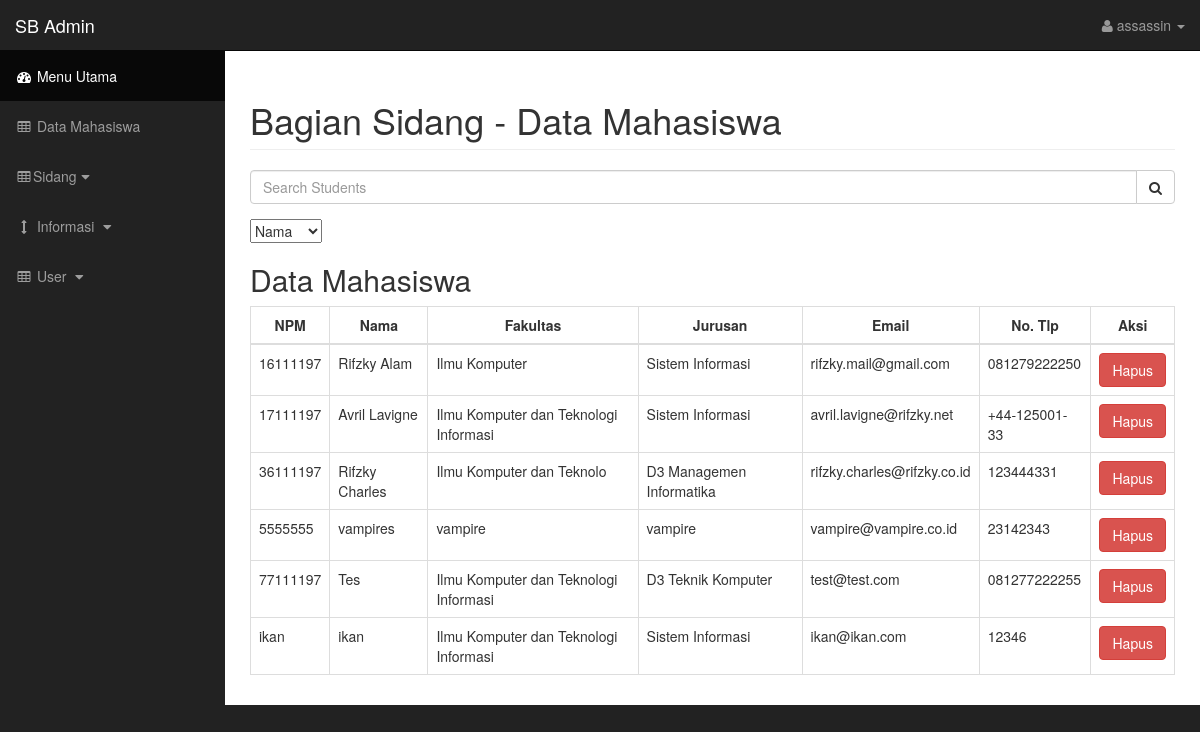
Screenshot of /formadmin/formmhs.php (signed in) with the database file from the repository.
### tables this page shows
CREATE TABLE IF NOT EXISTS `data_mhs` (
  `npm` varchar(8) NOT NULL,
  `nama` varchar(30) NOT NULL,
  `fakultas` varchar(40) NOT NULL,
  `jurusan` varchar(25) NOT NULL,
  `email` varchar(40) NOT NULL,
  `no_tlp` varchar(15) NOT NULL,
  PRIMARY KEY (`npm`)
);

### model/mahasiswa.php (called while the page is built, shortened)
<?php
class mhs{
	public function getAllRecords(){
		$query = "SELECT * FROM data_mhs";
		$datas= array();
		if ($query_run=mysql_query($query)){
			while ($query_row=mysql_fetch_assoc($query_run)) {
			array_push($datas,array($query_row['npm'],$query_row['nama'],$query_row['fakultas'],$query_row['jurusan'],$query_row['email'],$query_row['no_tlp']));
			}
			return $datas;
		}
	}
	}
?>

### formadmin/formmhs.php (the view, shortened to what this page needs)
<!DOCTYPE html>
<html lang="en">
<head>
    <?php include 'links.php';?>
</head>
<body>
    <div id="wrapper">
        <nav class="navbar navbar-inverse navbar-fixed-top" role="navigation">
                <?php include 'topnav.php';?>
                <?php include 'sidebar.php';?>
        </nav>
        <div id="page-wrapper">
            <div class="container-fluid">
                <div class="row">
                    <div class="col-sm-12">
                        <h1 class="page-header">
                            Bagian Sidang - Data Mahasiswa
                        </h1>
                    </div>
                </div>
                <form action=<?php echo "'".$_SERVER['SCRIPT_NAME']."'";?> method='GET'>
                <div class="form-group input-group">
                    <input type="text" class="form-control" placeholder="Search Students" name='id'>
                    <span class="input-group-btn"><button class="btn btn-default" ><i class="fa fa-search"></i></button></span>
                </div>
                        <div>
                            <select name="pilihan">
                            <option value="nama" selected="">Nama</option>
                            </select>
                        </div>
                      </form>
        <div id="cumi" class="row">
                <?php
                include_once '../model/mahasiswa.php';
                $pelajar = new mhs();
                $records= $pelajar->getAllRecords();
                ?>
                <div class="col-lg-12">
                        <h2>Data Mahasiswa</h2>
                        <div class="table-responsive">
                            <table class="table table-bordered table-hover">
                                <thead>
                                    <tr>
                                        <th class="table-header">NPM</th>
                                        <th class="table-header">Nama</th>
                                        <th class="table-header">Fakultas</th>
                                        <th class="table-header">Jurusan</th>
                                        <th class="table-header">Email</th>
                                        <th class="table-header">No. Tlp</th>
                                        <th class="table-header">Aksi</th>
                                    </tr>
                                </thead>
                                <tbody>
                                    <?php
                                    if (isset($_GET['pilihan'])&&$_GET['pilihan']=='npm'&&isset($_GET['id'])&&!empty($_GET['id'])) {
                                        $datas=$pelajar->RecordsByNPM($_GET['id']);
                                        for ($i=0; $i < count($datas) ; $i++) {
                                            echo "<tr>";
                                            for ($j=0; $j < 6 ; $j++) {
                                                echo "<td>".$datas[$i][$j]."</td>";
                                            }
                                            echo "<td><a href='proses.php?tipe=mahasiswa&aksi=1&id=".$records[$i][0]."' class='btn btn-danger'>Hapus</a></td>";
                                            echo "</tr>";
                                        }
                                    }else{
                                        for ($i=0; $i < count($records); $i++) {
                                            echo "<tr>";
                                            for ($atr=0; $atr < 6 ; $atr++) {
                                                echo "<td>".$records[$i][$atr]."</td>";
                                            }
                                            echo "<td><a href='proses.php?tipe=mahasiswa&aksi=1&id=".$records[$i][0]."' class='btn btn-danger'>Hapus</a></td>";
                                            echo "</tr>";
                                        }
                                    }
                                    ?>
                                </tbody>
                            </table>
                        </div>
                </div>
        </div>
        </div>
    </div>
</body>
</html>

### formadmin/css/sb-admin.css (style rules this page uses)
body { margin-top: 100px; background-color: #222; }
@media (min-width:768px) { body { margin-top: 50px; } }
#wrapper { padding-left: 0; }
#page-wrapper { width: 100%; padding: 0; background-color: #fff; }
@media (min-width:768px) { #wrapper { padding-left: 225px; } }
@media (min-width:768px) { #page-wrapper { padding: 10px; } }

### formadmin/formmhs.php (style rules this page uses)
.table-header { text-align: center; }

### rows the page displays
data_mhs: npm "16111197", nama "Rifzky Alam", fakultas "Ilmu Komputer", jurusan "Sistem Informasi", email "rifzky.mail@gmail.com", no_tlp "081279222250"
data_mhs: npm "17111197", nama "Avril Lavigne", fakultas "Ilmu Komputer dan Teknologi Informasi", jurusan "Sistem Informasi", email "avril.lavigne@rifzky.net", no_tlp "+44-125001-33"
data_mhs: npm "36111197", nama "Rifzky Charles", fakultas "Ilmu Komputer dan Teknolo", jurusan "D3 Managemen Informatika", email "rifzky.charles@rifzky.co.id", no_tlp "123444331"
data_mhs: npm "5555555", nama "vampires", fakultas "vampire", jurusan "vampire", email "vampire@vampire.co.id", no_tlp "23142343"
data_mhs: npm "77111197", nama "Tes", fakultas "Ilmu Komputer dan Teknologi Informasi", jurusan "D3 Teknik Komputer", email "test@test.com", no_tlp "081277222255"
data_mhs: npm "ikan", nama "ikan", fakultas "Ilmu Komputer dan Teknologi Informasi", jurusan "Sistem Informasi", email "ikan@ikan.com", no_tlp "12346"

### other values shown
$_SESSION['admin'] "assassin"
